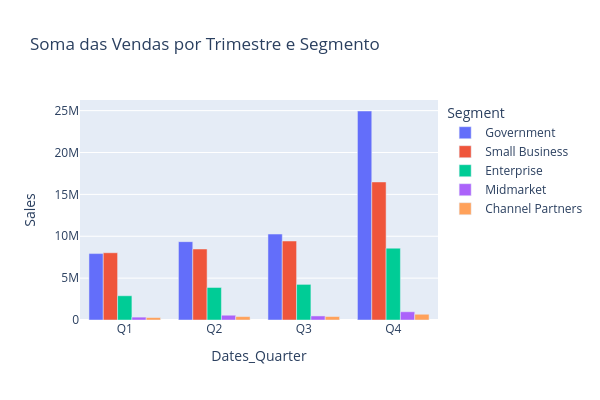

Here is the notebook cell this chart was saved with:
### Code cell
#Soma das Vendas por Trimestre e Segmento Global
df_sales_tri_segment = df_financial.groupby(['Segment', 'Dates_Quarter'])['Sales'].sum().sort_values(ascending=False).reset_index()

fig_sales_tri_segment = px.bar(
    df_sales_tri_segment,  
    x='Dates_Quarter',   
    y='Sales',           
    color='Segment',      
    barmode='group',     
    title='Soma das Vendas por Trimestre e Segmento',
    category_orders={'Dates_Quarter': ['Q1', 'Q2', 'Q3', 'Q4']}
).update_layout(width=600,height=400).show()

### Figure 1 — Plotly figure (JSON) as saved in the notebook; plotly's stock layout.template omitted (floating-point values rounded to 4 significant figures)
{"data": [{"alignmentgroup": "True", "hovertemplate": "Segment=Government<br>Dates_Quarter=%{x}<br>Sales=%{y}<extra></extra>", "legendgroup": "Government", "marker": {"color": "#636efa", "pattern": {"shape": ""}}, "name": "Government", "offsetgroup": "Government", "orientation": "v", "showlegend": true, "textposition": "auto", "type": "bar", "x": ["Q4", "Q3", "Q2", "Q1"], "xaxis": "x", "y": [24960000.0, 10260000.0, 9354000.0, 7930000.0], "yaxis": "y"}, {"alignmentgroup": "True", "hovertemplate": "Segment=Small Business<br>Dates_Quarter=%{x}<br>Sales=%{y}<extra></extra>", "legendgroup": "Small Business", "marker": {"color": "#EF553B", "pattern": {"shape": ""}}, "name": "Small Business", "offsetgroup": "Small Business", "orientation": "v", "showlegend": true, "textposition": "auto", "type": "bar", "x": ["Q4", "Q3", "Q2", "Q1"], "xaxis": "x", "y": [16485846, 9432000.0, 8479000.0, 8031000.0], "yaxis": "y"}, {"alignmentgroup": "True", "hovertemplate": "Segment=Enterprise<br>Dates_Quarter=%{x}<br>Sales=%{y}<extra></extra>", "legendgroup": "Enterprise", "marker": {"color": "#00cc96", "pattern": {"shape": ""}}, "name": "Enterprise", "offsetgroup": "Enterprise", "orientation": "v", "showlegend": true, "textposition": "auto", "type": "bar", "x": ["Q4", "Q3", "Q2", "Q1"], "xaxis": "x", "y": [8577000.0, 4254000.0, 3885000.0, 2896000.0], "yaxis": "y"}, {"alignmentgroup": "True", "hovertemplate": "Segment=Midmarket<br>Dates_Quarter=%{x}<br>Sales=%{y}<extra></extra>", "legendgroup": "Midmarket", "marker": {"color": "#ab63fa", "pattern": {"shape": ""}}, "name": "Midmarket", "offsetgroup": "Midmarket", "orientation": "v", "showlegend": true, "textposition": "auto", "type": "bar", "x": ["Q4", "Q2", "Q3", "Q1"], "xaxis": "x", "y": [984333, 569600.0, 484800.0, 343100.0], "yaxis": "y"}, {"alignmentgroup": "True", "hovertemplate": "Segment=Channel Partners<br>Dates_Quarter=%{x}<br>Sales=%{y}<extra></extra>", "legendgroup": "Channel Partners", "marker": {"color": "#FFA15A", "pattern": {"shape": ""}}, "name": "Channel Partners", "offsetgroup": "Channel Partners", "orientation": "v", "showlegend": true, "textposition": "auto", "type": "bar", "x": ["Q4", "Q3", "Q2", "Q1"], "xaxis": "x", "y": [686000.0, 415900.0, 406800.0, 291900.0], "yaxis": "y"}], "layout": {"barmode": "group", "height": 400, "legend": {"title": {"text": "Segment"}, "tracegroupgap": 0}, "title": {"text": "Soma das Vendas por Trimestre e Segmento"}, "width": 600, "xaxis": {"anchor": "y", "categoryarray": ["Q1", "Q2", "Q3", "Q4"], "categoryorder": "array", "domain": [0, 1], "title": {"text": "Dates_Quarter"}}, "yaxis": {"anchor": "x", "domain": [0, 1], "title": {"text": "Sales"}}}}
